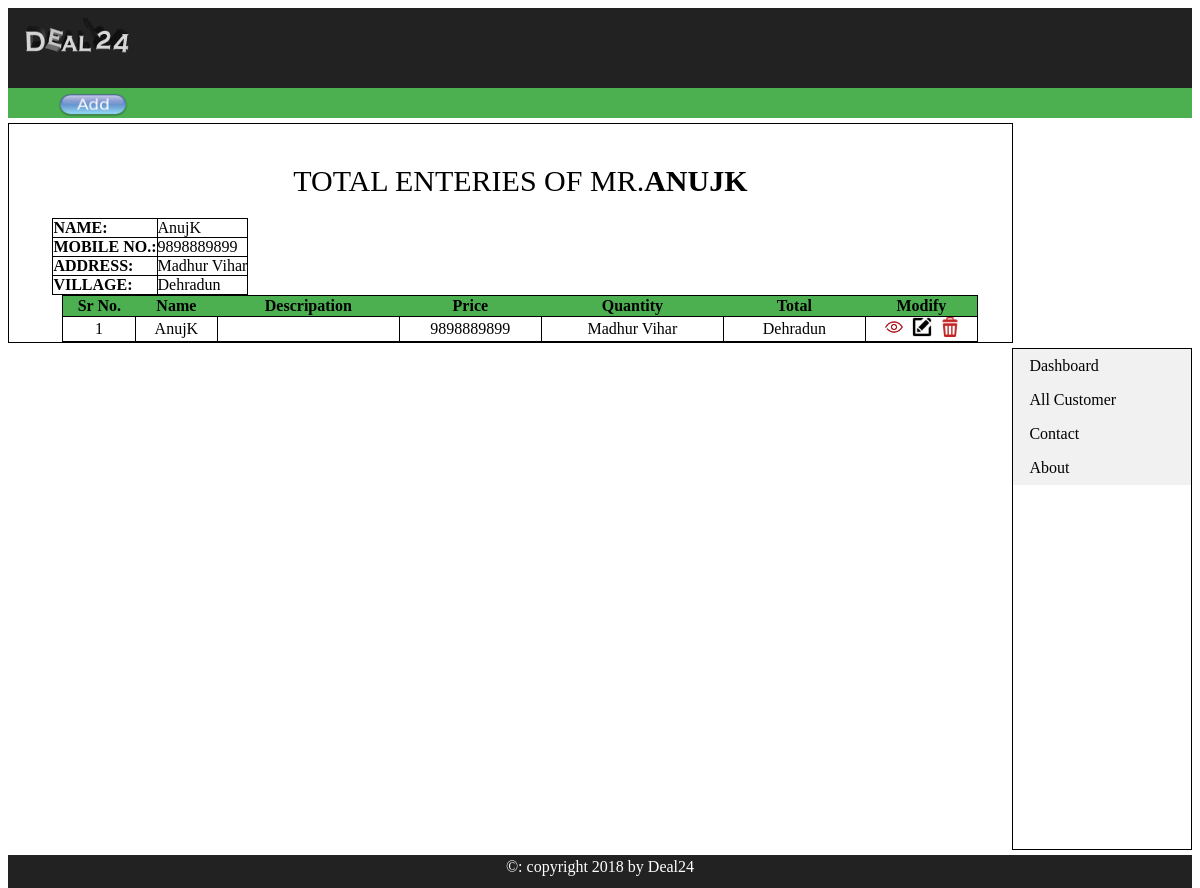
The app's page /viewin_costumer.php?cos_id=42 with its own data.
### tables this page shows
CREATE TABLE `costumers` (
  `cos_id` int(10) NOT NULL,
  `cos_name` text NOT NULL,
  `mobile` varchar(15) NOT NULL,
  `village` text NOT NULL,
  `p_status` text NOT NULL,
  `cos_address` text NOT NULL,
  `date` timestamp NOT NULL DEFAULT current_timestamp()
);

### viewin_costumer.php (the view, shortened to what this page needs)
<?php
include("includes/db24.php");
?>
<html>
<head>
<head>
<?php
		$user = $_GET['cos_id'];
        $get_user = "select * from costumers where cos_id='$user'";
        $run_user = mysqli_query($con, $get_user);
        $row=mysqli_fetch_array($run_user);
      $cos_name=$row['cos_name'];
	  $cos_address=$row['cos_address'];
	  $cos_village=$row['village'];
	  $cos_mob=$row['mobile'];
?>
</head>
 <body>
  <div class="header"><img src="images/logo10.png" height="40" width="120"></div>
  <div class="navbar"><a href="add_costumer.php"><img src="images/add1.png" height="24" width="70"></a></div>
  <div class="left_content">
  <div align="center">
   <div style="font-size:30px; font-style:bolder;padding-bottom:20px;padding-top:20px;">
TOTAL ENTERIES OF MR.<b><?php echo $cos_name;?></b>
   </div>
  <table style="margin-right:740px;">
   <tr>
    <td><b>Name: </b></td><td><?php echo $cos_name;?></td>
	</tr>
	<tr>
    <td><b>Mobile No.: </b></td><td><?php echo $cos_mob;?></td>
	</tr>
	<tr>
    <td><b>Address: </b></td><td><?php echo $cos_address;?></td>
	</tr>
	<tr>
    <td><b>Village: </b></td><td><?php echo $cos_village;?></td>
   </tr>
   </table>
			<table>
			<tr>
			<th align="center" style="width:70px;">Sr No.</th>
            <th align="center" style="width:80px;">Name</th>
            <th align="center" style="width:180px;">Descripation</th>
			<th align="center" style="width:140px;">Price</th>
			<th align="center" style="width:180px;">Quantity</th>
			<th align="center" style="width:140px;">Total</th>
			<th align="center" style="width:110px;">Modify</th>
			</tr>
<?php
       $i=0;
		$get_costumers="select*from costumers where cos_id='$user' order by 1 DESC;";
		$run_costumers=mysqli_query($con, $get_costumers);
		while ($row_costumers=mysqli_fetch_array($run_costumers)){
			$cos_id = $row_costumers['cos_id'];
			$cos_name = $row_costumers['cos_name'];
			$cos_mob = $row_costumers['mobile'];
			$cos_add = $row_costumers['cos_address'];
			$cos_village = $row_costumers['village'];
			$cos_desc = $row_costumers['cos_desc'];
			$i++;
	     ?>
			<tr>
			<td align="center" ><?php echo $i; ?></td>
            <td align="center" ><?php echo $cos_name; ?></td>
            <td align="center" ><?php echo $cos_desc; ?></td>
			<td align="center" ><?php echo $cos_mob; ?></td>
			<td align="center" ><?php echo $cos_add; ?></td>
			<td align="center" ><?php echo $cos_village; ?></td>
			<td align="center" >
			<a href="view_costumer.php?cos_id=<?php echo $cos_id; ?>"><img src="images/view.png"width="20"height="20"></a>&nbsp;
			<a href="edit_costumer.php?cos_id=<?php echo $cos_id; ?>"><img src="images/edit.png"width="20"height="20"></a>&nbsp;
			<a href="delete.php?cos_id=<?php echo $cos_id; ?>"><img src="images/delete.png" width="20"height="20"></a></td>
			</tr>
		<?php } ?>
      </table>
   </div>
  </div>
  <div class="right_content">
    <ul>
	   <li><a href="index.php">Dashboard</a></li>
       <li><a href="all_costumer.php">All Customer</a></li>
       <li><a href="#contact">Contact</a></li>
       <li><a href="#about">About</a></li>
    </ul>
  </div>
  <div class="footer"><div align="center" class="footer_text">&copy: copyright 2018 by Deal24</div></div>
 </body>
</html>

### viewin_costumer.php (style rules this page uses)
.header { padding-top:10px; padding-left:10px; height:70px; width:auto; background:#222; }
.navbar { padding-top:5px; padding-left:50px; height:25px; width:auto%; background:#4caf50; }
.left_content { float:left; padding-left:20px; padding-top:20px; margin-top:5px; height:auto; width:83%; background:#fff; border:1px solid black; }
table,td { padding:0px; border:1px solid black; border-collapse: collapse; }
th { background:#4caf50; }
.right_content { float:right; margin-top:5px; height:500px; width:15%; background:#fff; border:1px solid black; }
ul { list-style-type: none; margin: 0; padding: 0; width: 100%; background-color: #f1f1f1; }
li a { display: block; color: #000; padding: 8px 16px; text-decoration: none; }
.footer { margin-top:5px; padding-top:3px; float:left; height:30px; width:100%; background:#222; }
.footer_text { color:#fff; }
b { text-transform: uppercase; }

### records on screen
costumers: cos_name "ANUJK", cos_name "AnujK", mobile "9898889899", cos_address "Madhur Vihar", village "Dehradun"
